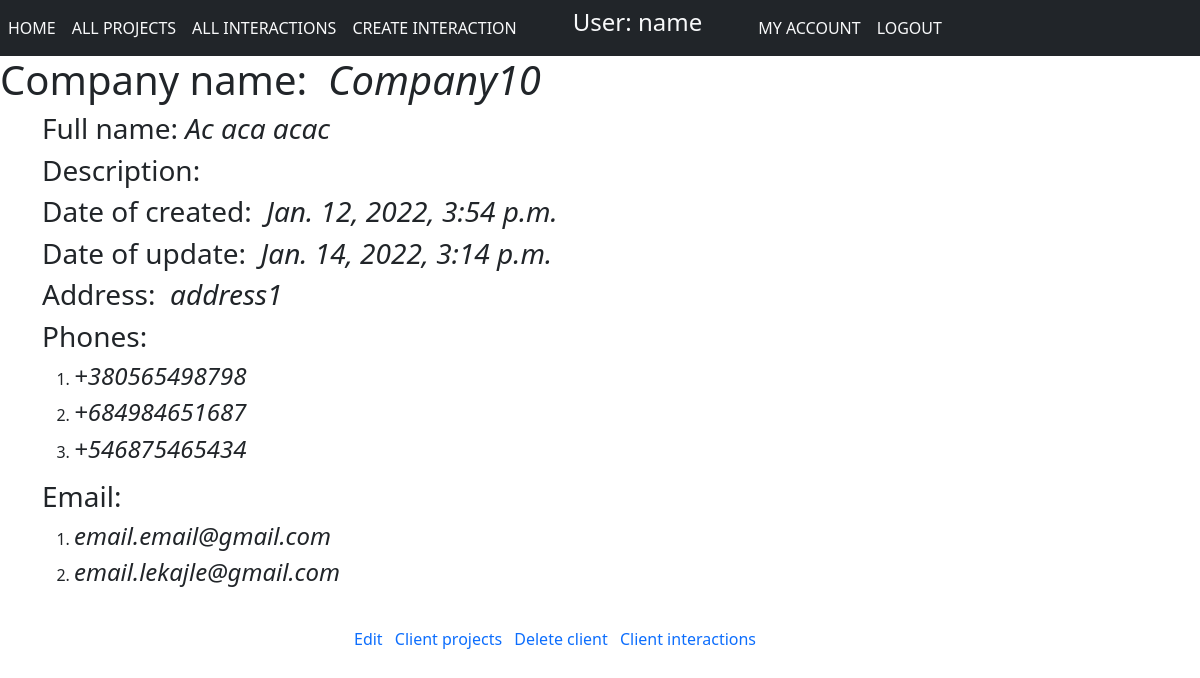
Screenshot of /client/client/1/ (signed in) with the database file from the repository.
### clients/models.py (models this page shows, shortened)
class Client(models.Model):
    name_company = models.CharField(max_length=200)
    full_name_user = models.CharField(max_length=100)
    company_description = tinymce_models.HTMLField('Description')
    created = models.DateTimeField(auto_now_add=True)
    updated = models.DateTimeField(auto_now=True)
    address = models.CharField(max_length=200)

class Phone(models.Model):
    number = models.CharField(max_length=20, help_text='Enter phone number.')
    client = models.ForeignKey('Client', on_delete=models.CASCADE)
    def __str__(self):
        return self.number

class Email(models.Model):
    email = models.EmailField(help_text='Enter e-mail address.')
    client = models.ForeignKey('Client', on_delete=models.CASCADE)
    def __str__(self):
        return self.email

### clients/views.py (the view)
# urls.py: path('client/<int:client_id>/', ClientAbout.as_view(), name='client_about'),
class ClientAbout(LoginRequiredMixin, DetailView):
    model = Client
    template_name = 'clients/client_about.html'
    pk_url_kwarg = 'client_id'
    context_object_name = 'client_about'

### clients/templates/clients/client_about.html (shortened to what this page needs)
{% extends 'clients/base.html' %}
{% block content %}
  <h1>Company name: &nbsp;<em>{{client_about.name_company}}</em></h1>
  <div class="container">
  <h3>Full name: <em>{{client_about.full_name_user}}</em></h3>
  <h3>Description: &nbsp;<em>{% autoescape off %}{{client_about.company_description}}{% endautoescape %}</em></h3>
  <h3>Date of created: &nbsp;<em>{{client_about.created}}</em></h3>
  <h3>Date of update: &nbsp;<em>{{client_about.updated}}</em></h3>
  <h3>Address: &nbsp;<em>{{client_about.address}}</em></h3>
  <h3>Phones: &nbsp;</h3>
  <ol>
      {% for number in client_about.phone_set.all %}
        <li><h4><em>{{number}}</em></h4></li>
      {% endfor %}
  </ol>
  <h3>Email: &nbsp;</h3>
  <ol>
    {% for email in client_about.email_set.all %}
    <li><h4><em>{{email}}</em></h4></li>
    {% endfor %}
  </ol>
    </div>
  <br>
  <div class="mx-auto" style="width: 500px;">
  <div class="div1 mx-1">
  <a href="{% url 'client_update' client_about.pk %}">Edit</a>
  </div>
  <div class="div1 mx-1">
    <a href="{% url 'client_project_list' client_about.pk %}" class="">Client projects</a>
  </div>
  <div class="div1 mx-1">
    <a href="{% url 'client_delete' client_about.pk %}" class="">Delete client</a>
  </div>
    <div class="div1 mx-1">
    <a href="{% url 'interactions_client' client_about.pk %}" class="">Client interactions</a>
  </div>
    </div>
{% endblock %}

### clients/templates/clients/base.html (shortened to what this page needs)
<!doctype html>
<html lang="en">
  <head>
    <link href="https://cdn.jsdelivr.net/npm/bootstrap@5.1.3/dist/css/bootstrap.min.css" rel="stylesheet">
  </head>
  <body>
    <nav class="navbar navbar-expand-md navbar-light bg-dark">
      <ul class="navbar-nav">
        <li class="nav-item"><a class="nav-link text-light text-uppercase font-weight-bold"
                                href="/">Home</a></li>
        {% if user.is_authenticated %}
        <li class="nav-item"><a class="nav-link text-light text-uppercase font-weight-bold"
                                href="{% url 'project_list' %}">All projects</a></li>
        {% if perms.interactions.view_interaction %}
        <li class="nav-item"><a class="nav-link text-light text-uppercase font-weight-bold"
                                href="{% url 'interactions_list' %}">All interactions</a></li>
        <li class="nav-item"><a class="nav-link text-light text-uppercase font-weight-bold"
                                href="{% url 'interaction_create' %}">Create interaction</a></li>
        {% endif %}
        <li class="nav-item"><h4 class="text-light font-weight-bold mx-5">User: {{ user.get_username }}</h4></li>
        <li class="nav-item"><a class="nav-link text-light text-uppercase font-weight-bold"
                                href="#">My account</a></li>
        <li class="nav-item"><a class="nav-link text-light text-uppercase font-weight-bold"
                                href="{% url 'logout'%}?next={{request.path}}">Logout</a></li>
       {% else %}
        <li class="nav-item"><a class="nav-link text-light text-uppercase font-weight-bold"
                                href="{% url 'login'%}?next={{request.path}}">Login</a></li>
        <li class="nav-item"><a class="nav-link text-light text-uppercase font-weight-bold"
                                href="{% url 'signup' %}">Sign up</a></li>
       {% endif %}
      </ul>
    </nav>
    <div>
        {% block content %}
        {% endblock %}
    </div>
  </body>
</html>

### clients/templates/clients/client_about.html (style rules this page uses)
a { text-decoration: none; }
.div1 { display:inline-block; }

### rows the page displays
Client: name_company "Company10", full_name_user "Ac aca acac", created "Jan. 12, 2022, 3:54 p.m.", updated "Jan. 14, 2022, 3:14 p.m.", address "address1"
Phone: number "+380565498798"
Phone: number "+684984651687"
Phone: number "+546875465434"
Email: email "email.email@gmail.com"
Email: email "email.lekajle@gmail.com"

### other values shown
{{ user.get_username }} "name"
